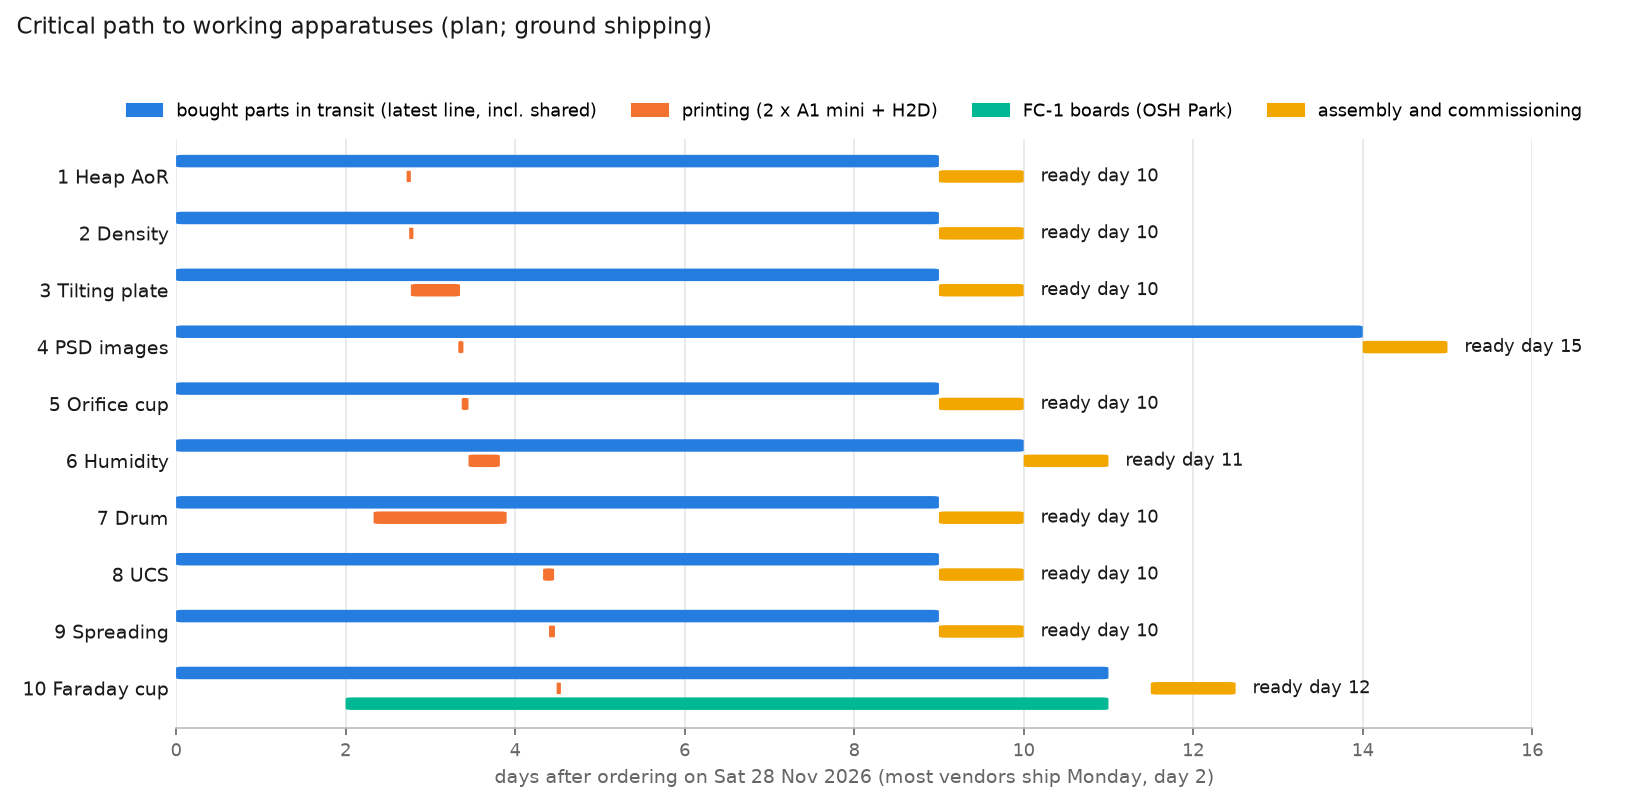

The Python source for this figure:
"""Critical path from ordering to a working apparatus: parts in transit, printing, FC-1 boards, assembly.

    python critical_path.py      # -> critical_path.png, critical_path.json

Inputs: lead_times.json (this folder, per apparatus, calendar days from an order on Sat 28 Nov 2026)
and ../print/plates.json (slicer time per plate). Printing is simulated on the lab's two A1 minis and
the H2D, starting Monday 08:00; a person changes plates between 08:00 and 20:00 (30 min each), so a
plate that ends at night waits for the morning. Assembly and commissioning: one working day each,
after both the parts and the prints are in. All of this is a plan, not a measurement.
"""
from __future__ import annotations

import json
import re
from pathlib import Path

import matplotlib
matplotlib.use("Agg")
import matplotlib.pyplot as plt
from matplotlib.patches import FancyBboxPatch

HERE = Path(__file__).resolve().parent
PRINT = HERE.parent / "print" / "plates.json"
LEAD = HERE / "lead_times.json"

C_PARTS, C_PRINT, C_PCB, C_ASM = "#257de0", "#f47230", "#00b894", "#f2a600"
TEXT, TEXT2, GRID = "#191919", "#666666", "#e6e6e6"
NAMES = {"1": "1 Heap AoR", "2": "2 Density", "3": "3 Tilting plate", "4": "4 PSD images", "5": "5 Orifice cup",
         "6": "6 Humidity", "7": "7 Drum", "8": "8 UCS", "9": "9 Spreading", "10": "10 Faraday cup"}


def secs(s):
    return sum(int(v) * {"d": 86400, "h": 3600, "m": 60, "s": 1}[u] for v, u in re.findall(r"(\d+)([dhms])", s or ""))


def schedule(plates):
    """Return {plate: (start_day, end_day)} on 2 A1 minis + 1 H2D, operator hours 08-20."""
    def test_of(k):
        m = re.search(r"_t(\d\d)_", k)
        return int(m.group(1)) if m else 0          # shared / misc first
    order = sorted(plates, key=lambda p: (test_of(p["plate"]), -secs(p["time"])))
    free = {"A1M-1": 2 + 8 / 24, "A1M-2": 2 + 8 / 24, "H2D": 2 + 8 / 24}
    out = {}
    for p in order:
        cands = [k for k in free if k.startswith(p["printer"][:3])]
        k = min(cands, key=lambda c: free[c])
        start = free[k]
        hour = (start % 1) * 24
        if hour < 8:
            start = int(start) + 8 / 24
        elif hour > 20:
            start = int(start) + 1 + 8 / 24
        end = start + secs(p["time"]) / 86400
        out[p["plate"]] = (k, start, end)
        free[k] = end + 0.5 / 24
    return out


def main():
    plates = json.loads(PRINT.read_text())
    lead = json.loads(LEAD.read_text())["apparatus"]
    sched = schedule(plates)
    shared_done = max(e for pl, (_, s, e) in sched.items() if not re.search(r"_t\d\d_", pl))
    rows = []
    for t in [str(i) for i in range(1, 11)]:
        mine = [(s, e) for pl, (_, s, e) in sched.items() if f"_t{int(t):02d}_" in pl]
        p0 = min(s for s, _ in mine) if mine else 2 + 8 / 24
        p1 = max([e for _, e in mine] + [shared_done])
        arrive = float(lead[t]["with_shared_max_days"] or 0)
        pcb = (2.0, 11.0) if t == "10" else None          # OSH Park Super Swift, BOM: about day 7-11
        ready = max(p1, arrive, pcb[1] + 0.5 if pcb else 0)
        a0 = ready if (ready % 1) * 24 < 17 else int(ready) + 1 + 8 / 24
        a1 = a0 + 1.0
        rows.append({"test": t, "name": NAMES[t], "parts_days": arrive, "print": [round(p0, 2), round(p1, 2)],
                     "pcb": pcb, "assembly": [round(a0, 2), round(a1, 2)]})
    (HERE / "critical_path.json").write_text(json.dumps({"order": "Sat 28 Nov 2026 (day 0)", "rows": rows,
                                                         "printers": {k: round(max(e for _, (kk, s, e) in
                                                                      [(pl, v) for pl, v in sched.items()] if kk == k), 2)
                                                                      for k in ("A1M-1", "A1M-2", "H2D")}}, indent=1) + "\n")
    fig, ax = plt.subplots(figsize=(11, 5.4), dpi=150)
    h = 0.22
    for i, r in enumerate(rows):
        y = len(rows) - 1 - i
        def bar(x0, x1, yy, col):
            ax.add_patch(FancyBboxPatch((x0, yy - h / 2), max(0.05, x1 - x0), h, boxstyle="round,pad=0,rounding_size=0.08",
                                        linewidth=0, facecolor=col, mutation_aspect=0.25))
        bar(0, r["parts_days"], y + 0.27, C_PARTS)
        bar(r["print"][0], r["print"][1], y, C_PRINT)
        if r["pcb"]:
            bar(r["pcb"][0], r["pcb"][1], y - 0.27, C_PCB)
        bar(r["assembly"][0], r["assembly"][1], y - (0.27 if not r["pcb"] else 0.0) * 0 , C_ASM)
        ax.text(r["assembly"][1] + 0.2, y, f"ready day {r['assembly'][1]:.0f}", va="center", ha="left", fontsize=8.5, color=TEXT)
    ax.set_yticks(range(len(rows)))
    ax.set_yticklabels([r["name"] for r in reversed(rows)], fontsize=9, color=TEXT)
    ax.set_xlim(0, 16)
    ax.set_ylim(-0.7, len(rows) - 0.35)
    ax.set_xticks(range(0, 17, 2))
    ax.set_xlabel("days after ordering on Sat 28 Nov 2026 (most vendors ship Monday, day 2)", fontsize=9, color=TEXT2)
    ax.grid(axis="x", color=GRID, linewidth=0.8)
    ax.set_axisbelow(True)
    for s in ("top", "right", "left"):
        ax.spines[s].set_visible(False)
    ax.spines["bottom"].set_color("#bbbbbb")
    ax.tick_params(axis="y", length=0)
    ax.tick_params(axis="x", colors=TEXT2, labelsize=8.5)
    handles = [plt.Rectangle((0, 0), 1, 1, color=c) for c in (C_PARTS, C_PRINT, C_PCB, C_ASM)]
    ax.legend(handles, ["bought parts in transit (latest line, incl. shared)", "printing (2 x A1 mini + H2D)",
                        "FC-1 boards (OSH Park)", "assembly and commissioning"], loc="upper center",
              bbox_to_anchor=(0.5, 1.09), ncol=4, frameon=False, fontsize=8.5)
    fig.suptitle("Critical path to working apparatuses (plan; ground shipping)", x=0.01, ha="left", fontsize=11, color=TEXT)
    fig.tight_layout(rect=(0, 0, 1, 0.97))
    fig.savefig(HERE / "critical_path.png")
    print(json.dumps(rows, indent=0)[:1500])


if __name__ == "__main__":
    main()
